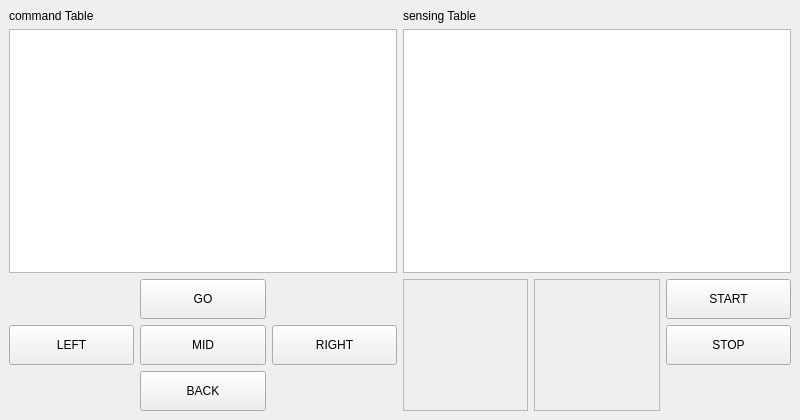
<?xml version="1.0" encoding="UTF-8"?>
<ui version="4.0">
 <class>MainWindow</class>
 <widget class="QMainWindow" name="MainWindow">
  <property name="enabled">
   <bool>true</bool>
  </property>
  <property name="geometry">
   <rect>
    <x>0</x>
    <y>0</y>
    <width>800</width>
    <height>420</height>
   </rect>
  </property>
  <property name="windowTitle">
   <string>MainWindow</string>
  </property>
  <widget class="QWidget" name="centralwidget">
   <layout class="QHBoxLayout" name="horizontalLayout">
    <item>
     <layout class="QVBoxLayout" name="verticalLayout">
      <item>
       <layout class="QGridLayout" name="gridLayout_2">
        <item row="1" column="0">
         <widget class="QPlainTextEdit" name="logText">
          <property name="font">
           <font>
            <family>Consolas</family>
           </font>
          </property>
         </widget>
        </item>
        <item row="1" column="1">
         <widget class="QPlainTextEdit" name="sensingText">
          <property name="font">
           <font>
            <family>Consolas</family>
           </font>
          </property>
         </widget>
        </item>
        <item row="0" column="0">
         <widget class="QLabel" name="label">
          <property name="text">
           <string>command Table</string>
          </property>
         </widget>
        </item>
        <item row="0" column="1">
         <widget class="QLabel" name="label_2">
          <property name="text">
           <string>sensing Table</string>
          </property>
         </widget>
        </item>
       </layout>
      </item>
      <item>
       <layout class="QGridLayout" name="gridLayout">
        <item row="0" column="1">
         <widget class="QPushButton" name="goButton">
          <property name="sizePolicy">
           <sizepolicy hsizetype="Minimum" vsizetype="Minimum">
            <horstretch>0</horstretch>
            <verstretch>0</verstretch>
           </sizepolicy>
          </property>
          <property name="minimumSize">
           <size>
            <width>0</width>
            <height>40</height>
           </size>
          </property>
          <property name="text">
           <string>GO</string>
          </property>
         </widget>
        </item>
        <item row="1" column="5">
         <widget class="QPushButton" name="stopButton">
          <property name="sizePolicy">
           <sizepolicy hsizetype="Minimum" vsizetype="Minimum">
            <horstretch>0</horstretch>
            <verstretch>0</verstretch>
           </sizepolicy>
          </property>
          <property name="text">
           <string>STOP</string>
          </property>
         </widget>
        </item>
        <item row="1" column="0">
         <widget class="QPushButton" name="leftButton">
          <property name="sizePolicy">
           <sizepolicy hsizetype="Minimum" vsizetype="Minimum">
            <horstretch>0</horstretch>
            <verstretch>0</verstretch>
           </sizepolicy>
          </property>
          <property name="minimumSize">
           <size>
            <width>0</width>
            <height>40</height>
           </size>
          </property>
          <property name="text">
           <string>LEFT</string>
          </property>
         </widget>
        </item>
        <item row="2" column="1">
         <widget class="QPushButton" name="backBbutton">
          <property name="sizePolicy">
           <sizepolicy hsizetype="Minimum" vsizetype="Minimum">
            <horstretch>0</horstretch>
            <verstretch>0</verstretch>
           </sizepolicy>
          </property>
          <property name="minimumSize">
           <size>
            <width>0</width>
            <height>40</height>
           </size>
          </property>
          <property name="text">
           <string>BACK</string>
          </property>
         </widget>
        </item>
        <item row="0" column="4" rowspan="3">
         <widget class="QFrame" name="frame_3">
          <property name="frameShape">
           <enum>QFrame::StyledPanel</enum>
          </property>
          <property name="frameShadow">
           <enum>QFrame::Raised</enum>
          </property>
         </widget>
        </item>
        <item row="0" column="5">
         <widget class="QPushButton" name="startButton">
          <property name="sizePolicy">
           <sizepolicy hsizetype="Minimum" vsizetype="Minimum">
            <horstretch>0</horstretch>
            <verstretch>0</verstretch>
           </sizepolicy>
          </property>
          <property name="text">
           <string>START</string>
          </property>
         </widget>
        </item>
        <item row="1" column="2">
         <widget class="QPushButton" name="rightButton">
          <property name="sizePolicy">
           <sizepolicy hsizetype="Minimum" vsizetype="Minimum">
            <horstretch>0</horstretch>
            <verstretch>0</verstretch>
           </sizepolicy>
          </property>
          <property name="minimumSize">
           <size>
            <width>0</width>
            <height>40</height>
           </size>
          </property>
          <property name="text">
           <string>RIGHT</string>
          </property>
         </widget>
        </item>
        <item row="0" column="3" rowspan="3">
         <widget class="QFrame" name="frame_4">
          <property name="frameShape">
           <enum>QFrame::StyledPanel</enum>
          </property>
          <property name="frameShadow">
           <enum>QFrame::Raised</enum>
          </property>
         </widget>
        </item>
        <item row="1" column="1">
         <widget class="QPushButton" name="midButton">
          <property name="sizePolicy">
           <sizepolicy hsizetype="Minimum" vsizetype="Minimum">
            <horstretch>0</horstretch>
            <verstretch>0</verstretch>
           </sizepolicy>
          </property>
          <property name="minimumSize">
           <size>
            <width>0</width>
            <height>40</height>
           </size>
          </property>
          <property name="text">
           <string>MID</string>
          </property>
         </widget>
        </item>
       </layout>
      </item>
     </layout>
    </item>
   </layout>
  </widget>
 </widget>
 <resources/>
 <connections>
  <connection>
   <sender>startButton</sender>
   <signal>clicked()</signal>
   <receiver>MainWindow</receiver>
   <slot>start()</slot>
   <hints>
    <hint type="sourcelabel">
     <x>744</x>
     <y>306</y>
    </hint>
    <hint type="destinationlabel">
     <x>724</x>
     <y>343</y>
    </hint>
   </hints>
  </connection>
  <connection>
   <sender>goButton</sender>
   <signal>clicked()</signal>
   <receiver>MainWindow</receiver>
   <slot>go()</slot>
   <hints>
    <hint type="sourcelabel">
     <x>244</x>
     <y>286</y>
    </hint>
    <hint type="destinationlabel">
     <x>122</x>
     <y>293</y>
    </hint>
   </hints>
  </connection>
  <connection>
   <sender>leftButton</sender>
   <signal>clicked()</signal>
   <receiver>MainWindow</receiver>
   <slot>left()</slot>
   <hints>
    <hint type="sourcelabel">
     <x>120</x>
     <y>343</y>
    </hint>
    <hint type="destinationlabel">
     <x>60</x>
     <y>311</y>
    </hint>
   </hints>
  </connection>
  <connection>
   <sender>rightButton</sender>
   <signal>clicked()</signal>
   <receiver>MainWindow</receiver>
   <slot>right()</slot>
   <hints>
    <hint type="sourcelabel">
     <x>392</x>
     <y>338</y>
    </hint>
    <hint type="destinationlabel">
     <x>351</x>
     <y>314</y>
    </hint>
   </hints>
  </connection>
  <connection>
   <sender>midButton</sender>
   <signal>clicked()</signal>
   <receiver>MainWindow</receiver>
   <slot>mid()</slot>
   <hints>
    <hint type="sourcelabel">
     <x>219</x>
     <y>341</y>
    </hint>
    <hint type="destinationlabel">
     <x>153</x>
     <y>377</y>
    </hint>
   </hints>
  </connection>
  <connection>
   <sender>backBbutton</sender>
   <signal>clicked()</signal>
   <receiver>MainWindow</receiver>
   <slot>back()</slot>
   <hints>
    <hint type="sourcelabel">
     <x>237</x>
     <y>381</y>
    </hint>
    <hint type="destinationlabel">
     <x>357</x>
     <y>386</y>
    </hint>
   </hints>
  </connection>
  <connection>
   <sender>stopButton</sender>
   <signal>clicked()</signal>
   <receiver>MainWindow</receiver>
   <slot>stop()</slot>
   <hints>
    <hint type="sourcelabel">
     <x>675</x>
     <y>346</y>
    </hint>
    <hint type="destinationlabel">
     <x>656</x>
     <y>372</y>
    </hint>
   </hints>
  </connection>
 </connections>
 <slots>
  <slot>start()</slot>
  <slot>go()</slot>
  <slot>back()</slot>
  <slot>left()</slot>
  <slot>right()</slot>
  <slot>mid()</slot>
  <slot>stop()</slot>
 </slots>
</ui>
